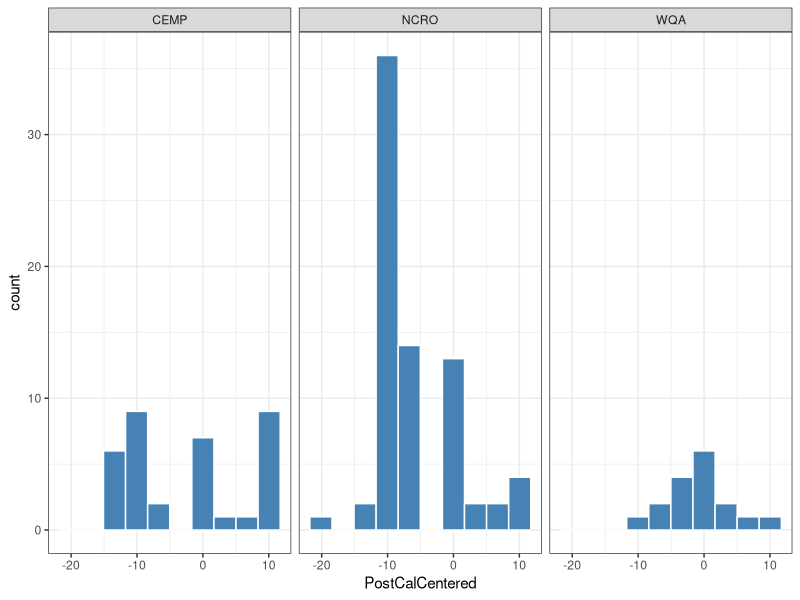
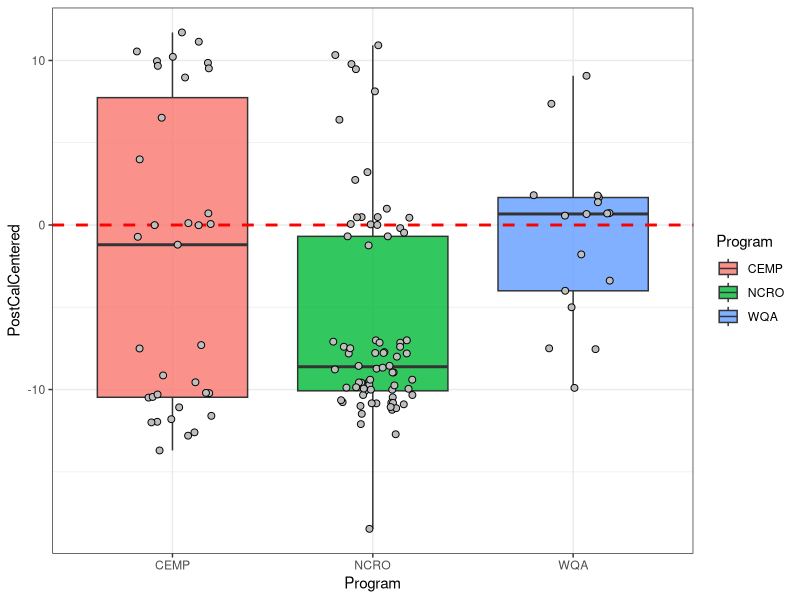
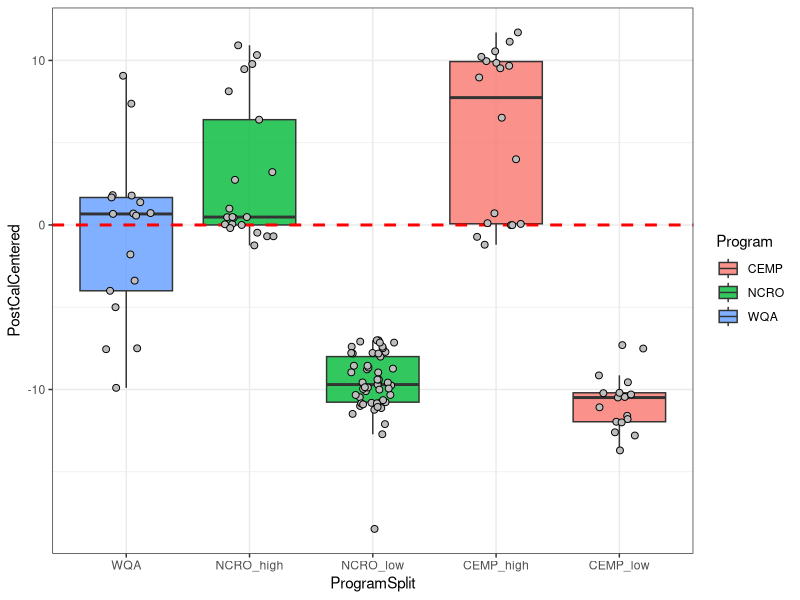
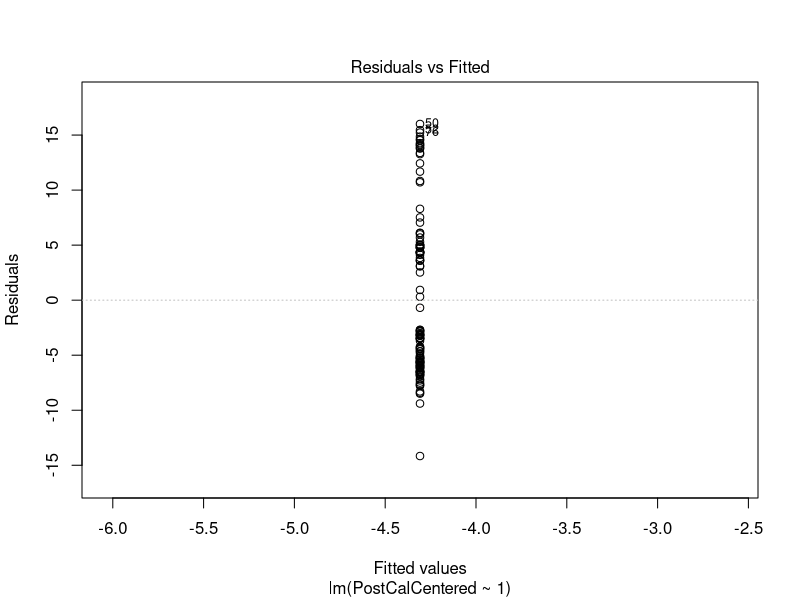
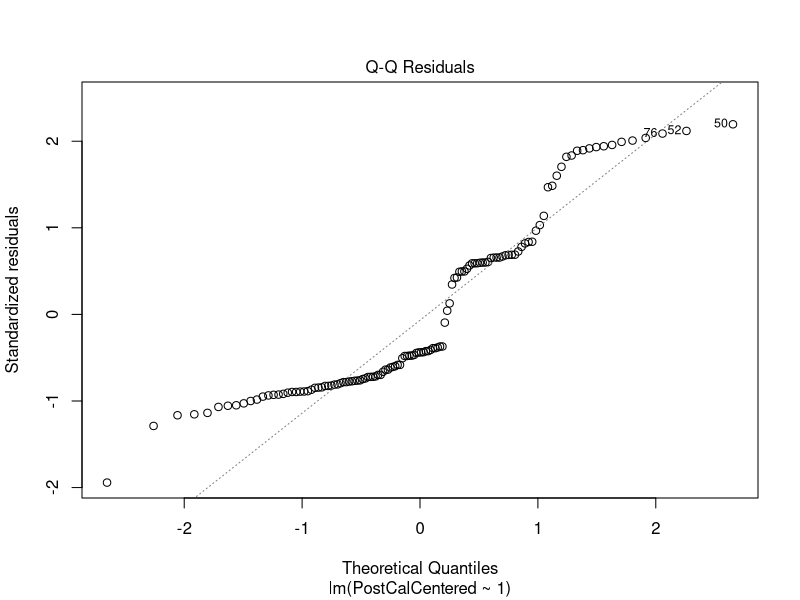
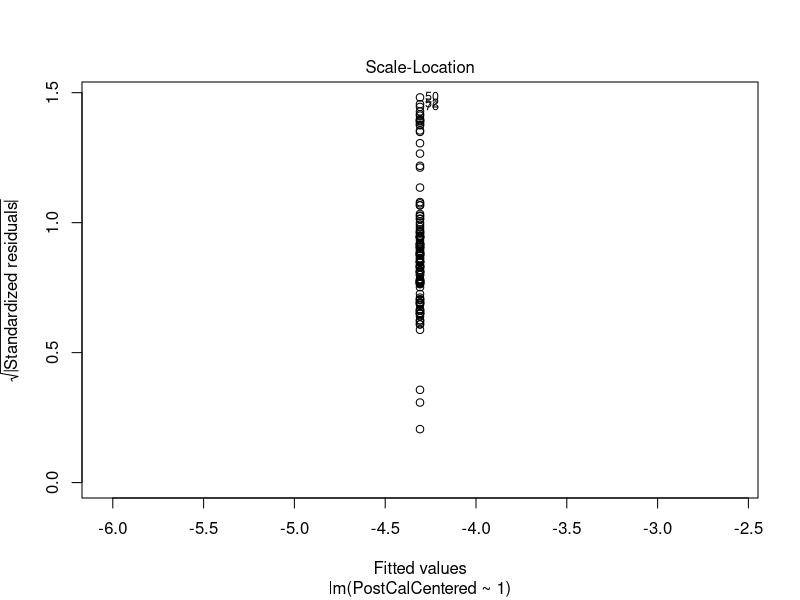
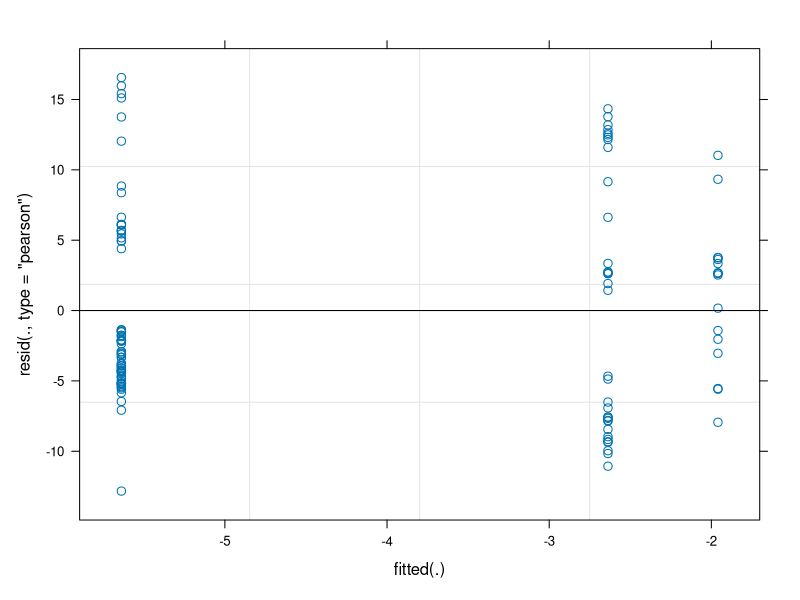
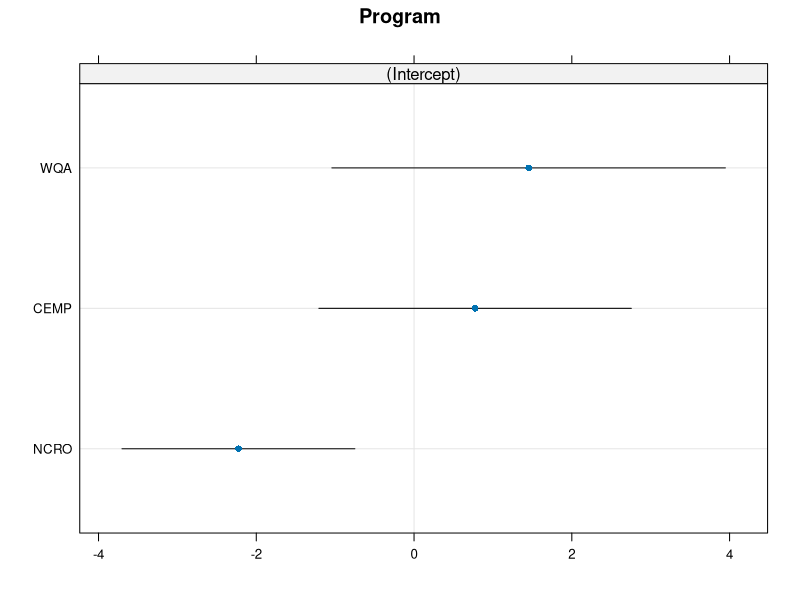

These charts were generated, in order, by the following R code:
## ---- chunk 1
#| message: FALSE
#| warning: FALSE

library(tidyverse)
library(lme4)
library(lmerTest)
library(lattice)
library(emmeans)
## ---- chunk 2
#| message: FALSE
#| warning: FALSE

df_turb <- read_csv(here::here('05_SpecialStudies/QA_TurbiditySensors/turbiditysensors.csv'))
df_turb <- df_turb %>%
  mutate(PostCalCentered = df_turb$PostCalVal - 124, # center the data at 0
         PostCalDate = as.Date(PostCalDate, format = '%m/%d/%Y'))
## ---- chunk 3
ggplot(df_turb, aes(x = PostCalCentered)) +
  geom_histogram(bins = 10, fill = 'steelblue', color = 'white') +
  facet_wrap(~ Program) +
  theme_bw()
## ---- chunk 4
ggplot(df_turb, aes(x = Program, y = PostCalCentered, fill = Program)) +
  geom_boxplot(alpha = 0.8) +
  geom_hline(yintercept = 0, color = 'red', linetype = 'dashed', linewidth = 1) +
  geom_jitter(width = 0.2, shape = 21, size = 2, fill = 'gray') +
  theme_bw()
## ---- chunk 5
df_split <- df_turb %>%
  mutate(
    ProgramSplit = case_when(
      Program == 'NCRO' & PostCalCentered < -5 ~ 'NCRO_low',
      Program == 'NCRO' & PostCalCentered >= -5 ~ 'NCRO_high',
      Program == 'CEMP' & PostCalCentered < -5 ~ 'CEMP_low',
      Program == 'CEMP' & PostCalCentered >= -5 ~ 'CEMP_high',
      Program == 'WQA' ~ 'WQA'
    )
  ) %>%
  mutate(ProgramSplit = factor(ProgramSplit, levels = c('WQA','NCRO_high','NCRO_low','CEMP_high','CEMP_low')))
## ---- chunk 6
ggplot(df_split, aes(x = ProgramSplit, y = PostCalCentered, fill = Program)) +
  geom_boxplot(alpha = 0.8, outliers = FALSE) +
  geom_hline(yintercept = 0, color = 'red', linetype = 'dashed', linewidth = 1) +
  geom_jitter(width = 0.2, shape = 21, size = 2, fill = 'gray') +
  theme_bw()
## ---- chunk 7
mod1 <- lm(PostCalCentered ~ 1, data = df_turb)

summary(mod1)
## ---- chunk 8
#| layout-ncol: 2

plot(mod1)
## ---- chunk 9
mod2r <- lmer(PostCalCentered ~ 1 + (1|Program), data = df_turb, REML = FALSE)

summary(mod2r)

plot(mod2r)
## ---- chunk 10
ranef(mod2r)
dotplot(ranef(mod2r, condVar = TRUE))
## ---- chunk 11
mod2f <- lm(PostCalCentered ~ Program, data = df_turb)

summary(mod2f)
## ---- chunk 12
#| layout-ncol: 2

plot(mod2f)
## ---- chunk 13
emm2f <- emmeans(mod2f, ~ Program)
summary(emm2f, infer = TRUE)
## ---- chunk 14
mod3r <- lmer(PostCalCentered ~ (1|ProgramSplit), data = df_split, REML = FALSE)

summary(mod3r)
## ---- chunk 15
ranef(mod3r)
dotplot(ranef(mod3r, condVar = TRUE))
## ---- chunk 16
mod3f <- lm(PostCalCentered ~ ProgramSplit, data = df_split, REML = FALSE)

summary(mod3f)
## ---- chunk 17
#| layout-ncol: 2

plot(mod3f)
## ---- chunk 18
emm3f <- emmeans(mod3f, ~ ProgramSplit)
summary(emm3f, infer = TRUE)
## ---- chunk 19
AIC(mod2f, mod3f)
BIC(mod2f, mod3f)
## ---- chunk 20
ggplot(df_split, aes(x = PostCalDate, y = PostCalVal, fill = ProgramSplit)) +
  geom_hline(yintercept = 124, color = 'black', linetype = 'dashed', linewidth = 0.8) +
  geom_point(size = 2.5, shape = 21, color = 'black') +
  facet_wrap(~ Program, ncol = 1) +
  theme_bw()
## ---- chunk 21
# write_csv(df_split, '05_SpecialStudies/QA_TurbiditySensors/split_data.csv')
